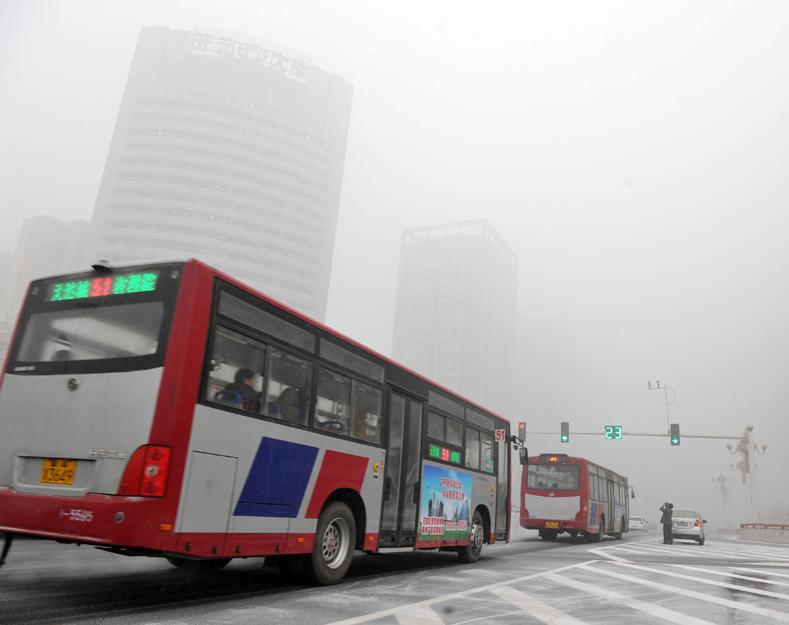
#> input picture demo/1.png, 789 x 625 px
$ python mask_edge.py   (older library calls are emulated)
#> lines starting #> are read from the running program, lines starting #| are printed output that depends on the picture; after the words box and inside, x2 and y2 are one past the last pixel; in counts of white or black regions, pixels touching at a corner belong together
#> further down, img is the input picture: shape (625, 789, 3); mean B, G, R 174.3, 173.6, 178.3
# -*-coding:utf-8-*-
import os

import cv2
import numpy as np
import matplotlib.pyplot as plt
import torch

def Roberts(img):
    # 灰度化处理图像
    grayImage = cv2.cvtColor(img, cv2.COLOR_BGR2GRAY)
    # 高斯滤波
    gaussianBlur = cv2.GaussianBlur(grayImage, (3, 3), 0)
    # 阈值处理
    ret, binary = cv2.threshold(gaussianBlur, 127, 255, cv2.THRESH_BINARY)
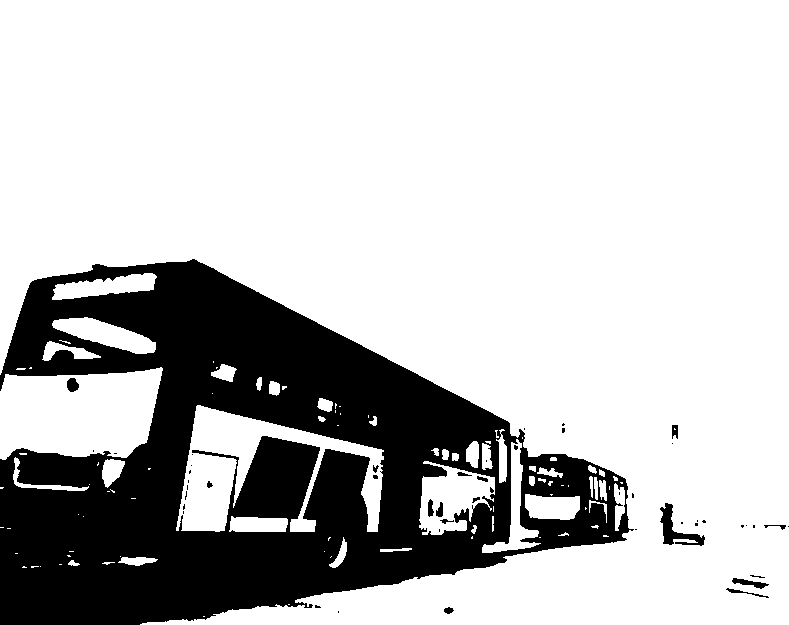
#> binary: shape (625, 789); 75.6% white; 49 black regions (33 under 20 px), largest, box (x1, y1, x2, y2) and area: (0, 259, 634, 625) 118499, (660, 503, 705, 546) 661, (732, 578, 769, 589) 170
    # Roberts算子
    kernelx = np.array([[-1, 0], [0, 1]], dtype=int)
    kernely = np.array([[0, -1], [1, 0]], dtype=int)
    x = cv2.filter2D(binary, cv2.CV_16S, kernelx)
    y = cv2.filter2D(binary, cv2.CV_16S, kernely)
    absX = cv2.convertScaleAbs(x)
#> absX: shape (625, 789); 1.6% white in thin lines or dots, all inside (x1, y1, x2, y2) = (0, 259, 789, 625)
    absY = cv2.convertScaleAbs(y)
    Roberts = cv2.addWeighted(absX, 0.5, absY, 0.5, 0)

    return Roberts

def Prewitt(img):
    # 灰度化处理图像
    grayImage = cv2.cvtColor(img, cv2.COLOR_BGR2GRAY)
    # 高斯滤波
    gaussianBlur = cv2.GaussianBlur(grayImage, (3, 3), 0)
    # 阈值处理
    ret, binary = cv2.threshold(gaussianBlur, 127, 255, cv2.THRESH_BINARY)
    # Prewitt算子
    kernelx = np.array([[1, 1, 1], [0, 0, 0], [-1, -1, -1]], dtype=int)
    kernely = np.array([[-1, 0, 1], [-1, 0, 1], [-1, 0, 1]], dtype=int)
    x = cv2.filter2D(binary, cv2.CV_16S, kernelx)
    y = cv2.filter2D(binary, cv2.CV_16S, kernely)
    absX = cv2.convertScaleAbs(x)
#> absX: shape (625, 789); 3.2% white in thin lines or dots, all inside (x1, y1, x2, y2) = (0, 258, 789, 624)
    absY = cv2.convertScaleAbs(y)
#> absY: shape (625, 789); 2.8% white in thin lines or dots, all inside (x1, y1, x2, y2) = (1, 258, 788, 625)
    Prewitt = cv2.addWeighted(absX, 0.5, absY, 0.5, 0)
    return Prewitt

def Sobel(img):
    # 灰度化处理图像
    grayImage = cv2.cvtColor(img, cv2.COLOR_BGR2GRAY)
    # 高斯滤波
    gaussianBlur = cv2.GaussianBlur(grayImage, (3, 3), 0)
    # 阈值处理
    ret, binary = cv2.threshold(gaussianBlur, 127, 255, cv2.THRESH_BINARY)
    # Sobel算子
    x = cv2.Sobel(binary, cv2.CV_16S, 1, 0)
    y = cv2.Sobel(binary, cv2.CV_16S, 0, 1)
    absX = cv2.convertScaleAbs(x)
    absY = cv2.convertScaleAbs(y)
    Sobel = cv2.addWeighted(absX, 0.5, absY, 0.5, 0)
    return Sobel

def Laplacian(img):
    # 灰度化处理图像
    grayImage = cv2.cvtColor(img, cv2.COLOR_BGR2GRAY)
    # 高斯滤波
    gaussianBlur = cv2.GaussianBlur(grayImage, (3, 3), 0)
    # 阈值处理
    ret, binary = cv2.threshold(gaussianBlur, 127, 255, cv2.THRESH_BINARY)
    # 拉普拉斯算法
    dst = cv2.Laplacian(binary, cv2.CV_16S, ksize=3)
    Laplacian = cv2.convertScaleAbs(dst)
#> Laplacian: shape (625, 789); 3.8% white in thin lines or dots, all inside (x1, y1, x2, y2) = (0, 258, 789, 625)
    return Laplacian

def Scharr(img):
    # 灰度化处理图像
    grayImage = cv2.cvtColor(img, cv2.COLOR_BGR2GRAY)
    # 高斯滤波
    gaussianBlur = cv2.GaussianBlur(grayImage, (3, 3), 0)
    # # 阈值处理
    # ret, binary = cv2.threshold(gaussianBlur, 127, 255, cv2.THRESH_BINARY)
    # Scharr算子
    x = cv2.Scharr(gaussianBlur, cv2.CV_32F, 1, 0)  # X方向
    y = cv2.Scharr(gaussianBlur, cv2.CV_32F, 0, 1)  # Y方向
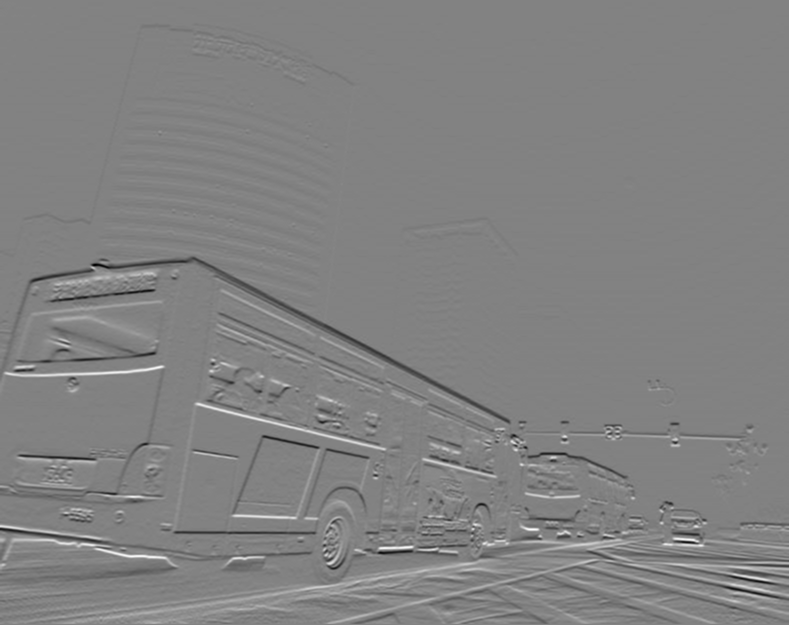
#> y: shape (625, 789) float32; min -1701, max 1629, mean -4.8; drawn with min black and max white
    absX = cv2.convertScaleAbs(x)
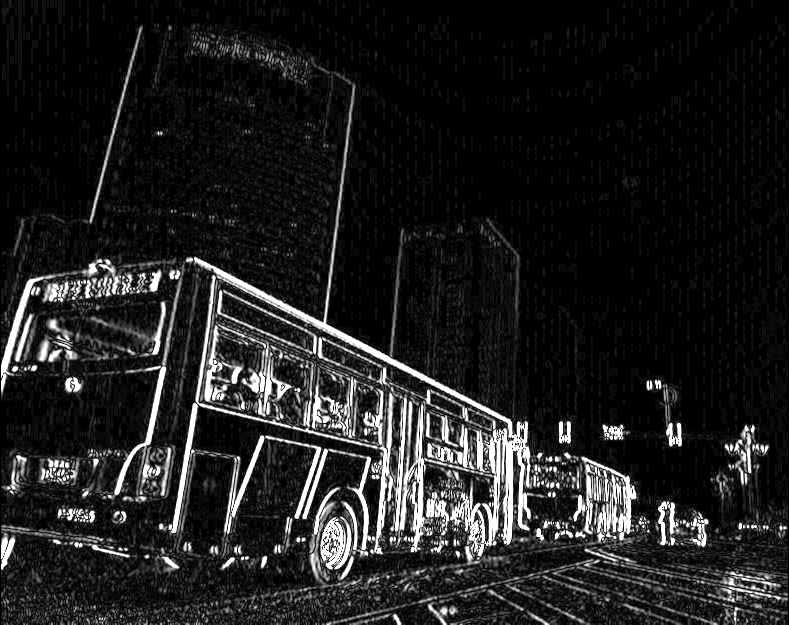
#> absX: shape (625, 789); min 0, max 255, mean 31.7
    absY = cv2.convertScaleAbs(y)
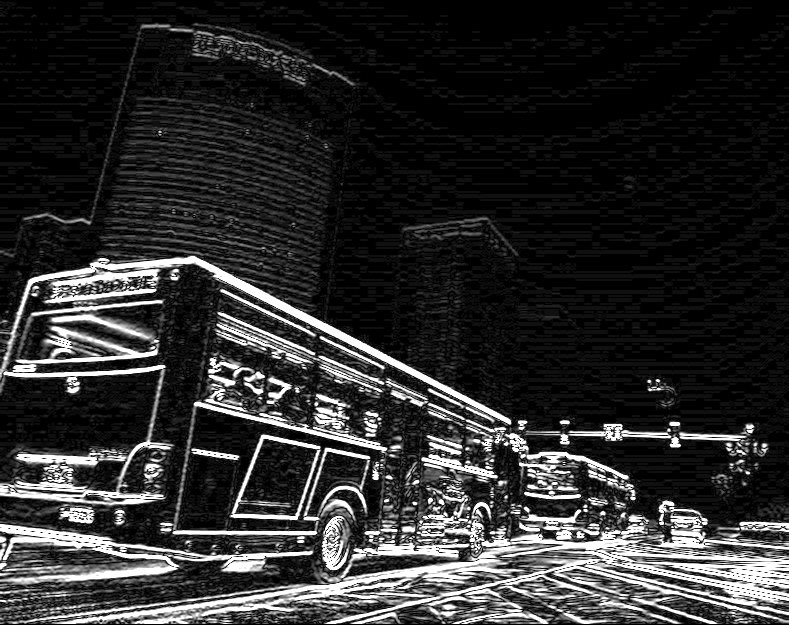
#> absY: shape (625, 789); min 0, max 255, mean 45.7
    Scharr = cv2.addWeighted(absX, 0.5, absY, 0.5, 0)
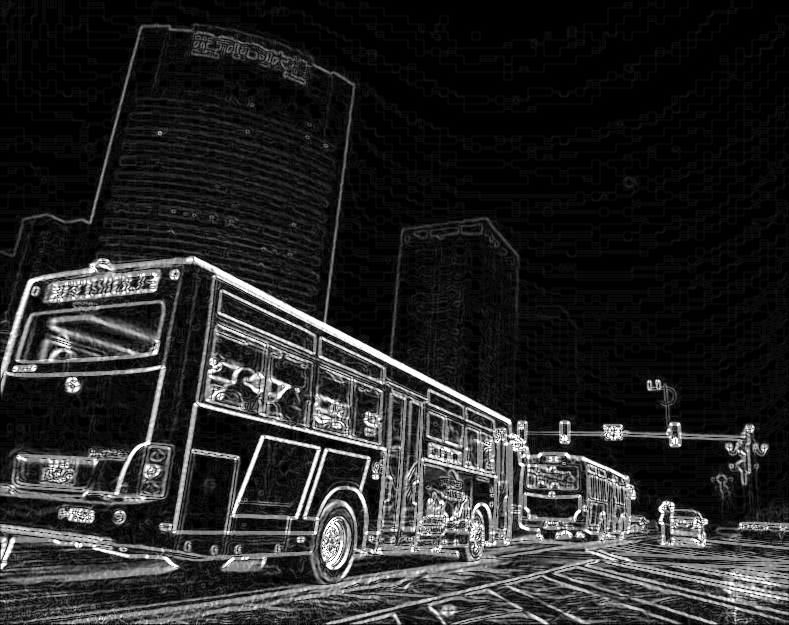
#> Scharr: shape (625, 789); min 0, max 255, mean 38.7
    return Scharr


def Canny(img):
    # 灰度化处理图像
    grayImage = cv2.cvtColor(img, cv2.COLOR_BGR2GRAY)
    # 高斯滤波
    gaussianBlur = cv2.GaussianBlur(grayImage, (3, 3), 0)
    # # 阈值处理
    # ret, binary = cv2.threshold(gaussianBlur, 127, 255, cv2.THRESH_BINARY)
    # Canny算子
    Canny = cv2.Canny(gaussianBlur, 50, 150)
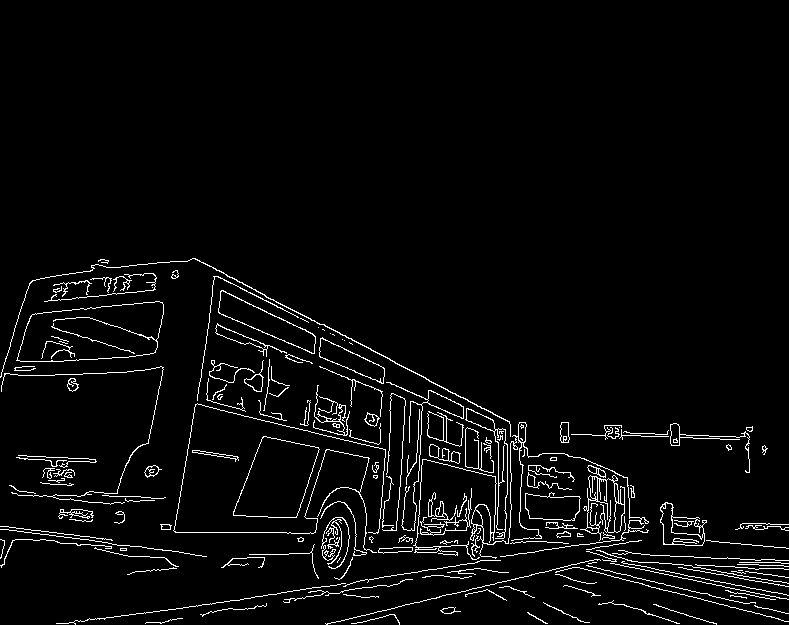
#> Canny: shape (625, 789); 3.7% white in thin lines or dots, all inside (x1, y1, x2, y2) = (0, 258, 789, 625)
    return Canny

def LOG(img):

    grayImage = cv2.cvtColor(img, cv2.COLOR_BGR2GRAY)
    # 先通过高斯滤波降噪
    gaussian = cv2.GaussianBlur(grayImage, (3, 3), 0)
    # 再通过拉普拉斯算子做边缘检测
    dst = cv2.Laplacian(gaussian, cv2.CV_16S, ksize=3)
    LOG = cv2.convertScaleAbs(dst)
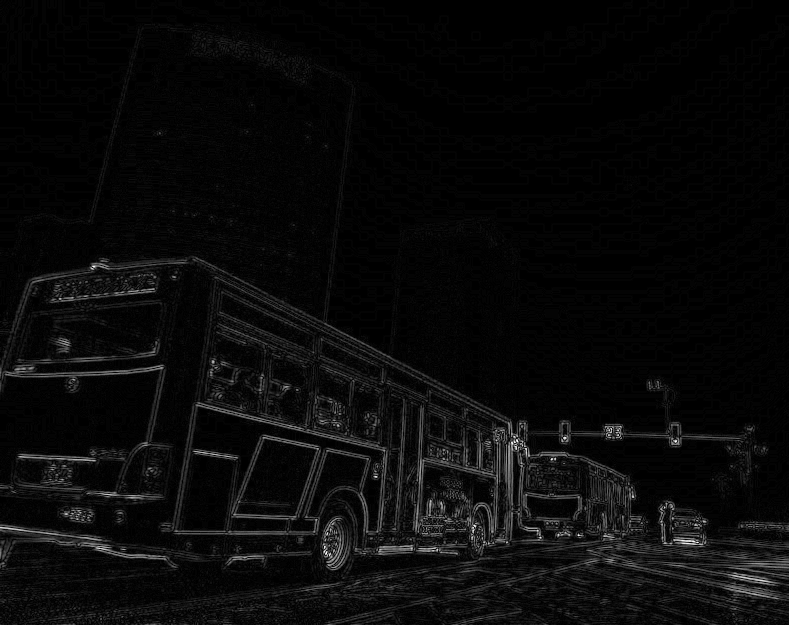
#> LOG: shape (625, 789); min 0, max 255, mean 9.7
    return LOG


# [36 lines left out: function edge_select, not called in this run]


def edge(img,method):
    '''一种方法，img是w,h,c类型的，返回也是w,h'''
    out = {
        "Roberts": Roberts(img),
        "Prewitt": Prewitt(img),
        "Sobel": Sobel(img),
        "Laplacian": Laplacian(img),
        "Scharr": Scharr(img),
        "Canny": Canny(img),
        "LOG": LOG(img)
    }.get(method, None)

    return out


# [34 lines left out: function object_edge, not called in this run]


if __name__ == "__main__":

    img = cv2.imread('1.png')
    gt= edge(img, "Scharr")
    print(gt.shape)
#| (625, 789)
    plt.imshow(gt)
    plt.show()

    # [43 lines of commented-out code are left out]

$ run again, with demo/2.png copied over demo/1.png
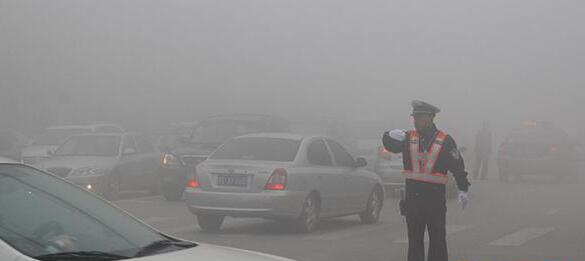
#> input picture demo/2.png, 585 x 261 px
#> img is the input picture: shape (261, 585, 3); mean B, G, R 142, 142, 142.3
#> in Roberts, `ret, binary = cv2.threshold(gaussianBlur, 127, 255, cv2.THRESH_BINARY)`:
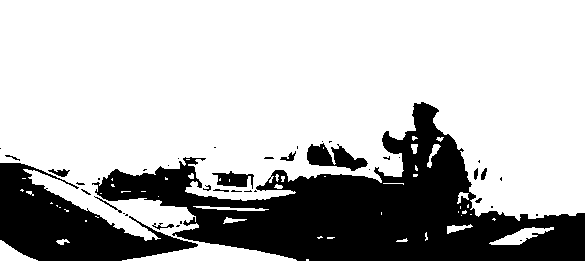
#> binary: shape (261, 585); 72.5% white; 41 black regions (27 under 20 px), largest, box (x1, y1, x2, y2) and area: (92, 102, 585, 261) 31034, (0, 163, 198, 261) 9022, (307, 143, 368, 171) 911
#> Laplacian: shape (261, 585); 6.1% white; 45 white regions (16 under 20 px), largest, box (x1, y1, x2, y2) and area: (0, 101, 585, 261) 6588, (306, 140, 369, 172) 490, (488, 226, 555, 246) 375
#> Canny: shape (261, 585); 1.1% white in thin lines or dots, all inside (x1, y1, x2, y2) = (0, 100, 471, 261)
#> in LOG, `LOG = cv2.convertScaleAbs(dst)`:
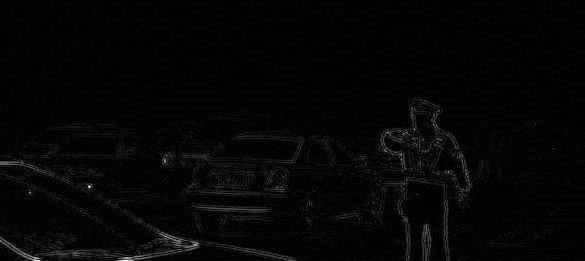
#> LOG: shape (261, 585); min 0, max 255, mean 5.7
#| (261, 585)

$ run again, with demo/3.png copied over demo/1.png
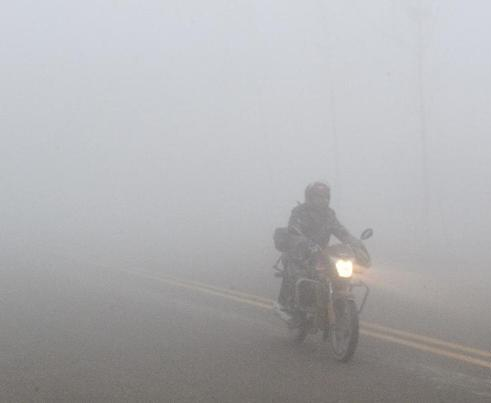
#> input picture demo/3.png, 491 x 403 px
#> img is the input picture: shape (403, 491, 3); mean B, G, R 177.6, 175.6, 175.7
#> in Roberts, `ret, binary = cv2.threshold(gaussianBlur, 127, 255, cv2.THRESH_BINARY)`:
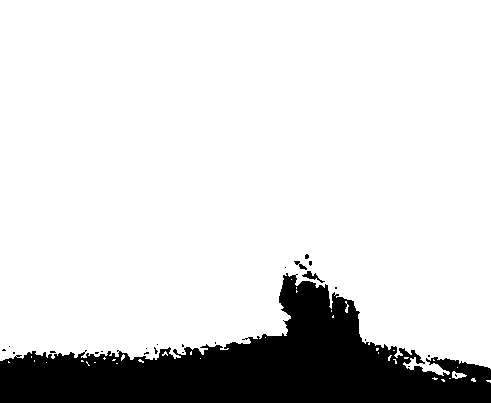
#> binary: shape (403, 491); 85.2% white; 24 black regions (21 under 20 px), largest, box (x1, y1, x2, y2) and area: (0, 273, 491, 403) 29025, (302, 271, 325, 283) 86, (294, 261, 307, 270) 45
#> Laplacian: shape (403, 491); 2.1% white; 16 white regions (9 under 20 px), largest, box (x1, y1, x2, y2) and area: (0, 260, 491, 380) 3804, (304, 253, 313, 267) 66, (470, 377, 477, 383) 36
#> Canny: shape (403, 491); 0.04% white in thin lines or dots, all inside (x1, y1, x2, y2) = (331, 259, 353, 294)
#> in LOG, `dst = cv2.Laplacian(gaussian, cv2.CV_16S, ksize=3)`:
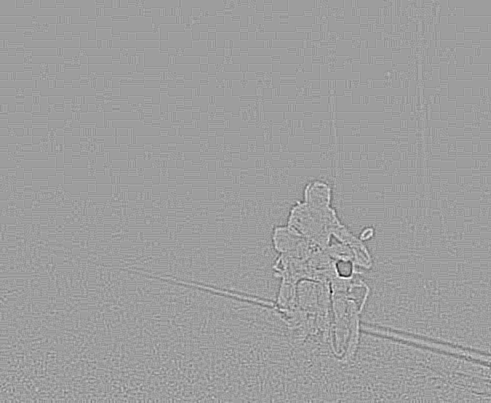
#> dst: shape (403, 491) int16; min -110, max 68, mean 0; drawn with min black and max white
#| (403, 491)
